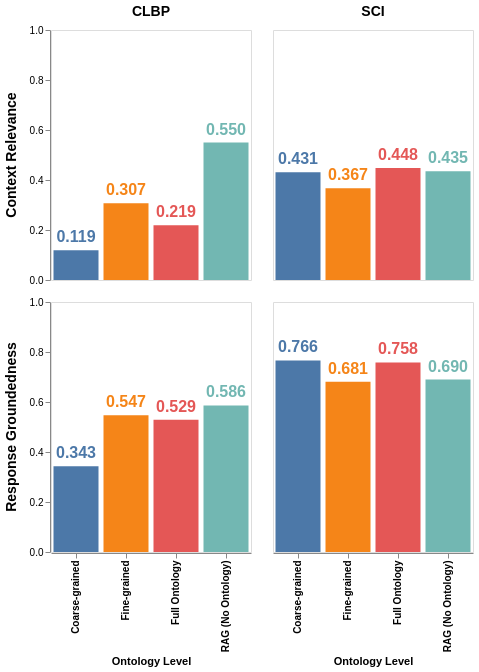

Here is the notebook cell this chart was saved with:
### Code cell
base = altair.Chart(combined_df).encode(
    x=altair.X('Ontology:N', title='Ontology Level', axis=altair.Axis(labelFontWeight='bold')),
    y=altair.Y('Score:Q', title=None, scale=altair.Scale(domain=[0, 1]), axis=altair.Axis(grid=False)),
    color=altair.Color('Ontology:N', title='Ontology Level', legend=None, scale=altair.Scale(scheme='tableau10'))
)

bars = base.mark_bar()

text = base.mark_text(
    align='center',
    baseline='bottom',
    dy=-5,
    fontWeight='bold',
    color='black',
    fontSize=16
).encode(
    text=altair.Text('Score:Q', format='.3f')
)

combined_chart = (bars + text).properties(
    width=200,
    height=250
).facet(
    column=altair.Column('Domain:N', title=None, header=altair.Header(labelFontWeight='bold', labelFontSize=14)),
    row=altair.Row('Metric:N', title=None, header=altair.Header(labelFontWeight='bold', labelFontSize=14))
)

combined_chart

### Figure 1 — Vega-Lite specification as saved in the notebook (floating-point values rounded to 4 significant figures)
{"config": {"view": {"continuousWidth": 300, "continuousHeight": 300}}, "data": {"name": "data-b03b3ece25b1386e79a43c2e8ed42d46"}, "facet": {"column": {"field": "Domain", "header": {"labelFontSize": 14, "labelFontWeight": "bold"}, "title": null, "type": "nominal"}, "row": {"field": "Metric", "header": {"labelFontSize": 14, "labelFontWeight": "bold"}, "title": null, "type": "nominal"}}, "spec": {"layer": [{"mark": {"type": "bar"}, "encoding": {"color": {"field": "Ontology", "legend": null, "scale": {"scheme": "tableau10"}, "title": "Ontology Level", "type": "nominal"}, "x": {"axis": {"labelFontWeight": "bold"}, "field": "Ontology", "title": "Ontology Level", "type": "nominal"}, "y": {"axis": {"grid": false}, "field": "Score", "scale": {"domain": [0, 1]}, "title": null, "type": "quantitative"}}}, {"mark": {"type": "text", "align": "center", "baseline": "bottom", "color": "black", "dy": -5, "fontSize": 16, "fontWeight": "bold"}, "encoding": {"color": {"field": "Ontology", "legend": null, "scale": {"scheme": "tableau10"}, "title": "Ontology Level", "type": "nominal"}, "text": {"field": "Score", "format": ".3f", "type": "quantitative"}, "x": {"axis": {"labelFontWeight": "bold"}, "field": "Ontology", "title": "Ontology Level", "type": "nominal"}, "y": {"axis": {"grid": false}, "field": "Score", "scale": {"domain": [0, 1]}, "title": null, "type": "quantitative"}}}], "height": 250, "width": 200}, "$schema": "https://vega.github.io/schema/vega-lite/v5.20.1.json", "datasets": {"data-b03b3ece25b1386e79a43c2e8ed42d46": [{"Domain": "CLBP", "Ontology": "Full Ontology", "Metric": "Response Groundedness", "Score": 0.5293}, {"Domain": "CLBP", "Ontology": "Fine-grained", "Metric": "Response Groundedness", "Score": 0.5466}, {"Domain": "CLBP", "Ontology": "Coarse-grained", "Metric": "Response Groundedness", "Score": 0.3431}, {"Domain": "CLBP", "Ontology": "RAG (No Ontology)", "Metric": "Response Groundedness", "Score": 0.5862}, {"Domain": "SCI", "Ontology": "Full Ontology", "Metric": "Response Groundedness", "Score": 0.7581}, {"Domain": "SCI", "Ontology": "Fine-grained", "Metric": "Response Groundedness", "Score": 0.6815}, {"Domain": "SCI", "Ontology": "Coarse-grained", "Metric": "Response Groundedness", "Score": 0.7661}, {"Domain": "SCI", "Ontology": "RAG (No Ontology)", "Metric": "Response Groundedness", "Score": 0.6895}, {"Domain": "CLBP", "Ontology": "Full Ontology", "Metric": "Context Relevance", "Score": 0.219}, {"Domain": "CLBP", "Ontology": "Fine-grained", "Metric": "Context Relevance", "Score": 0.3069}, {"Domain": "CLBP", "Ontology": "Coarse-grained", "Metric": "Context Relevance", "Score": 0.119}, {"Domain": "CLBP", "Ontology": "RAG (No Ontology)", "Metric": "Context Relevance", "Score": 0.55}, {"Domain": "SCI", "Ontology": "Full Ontology", "Metric": "Context Relevance", "Score": 0.4476}, {"Domain": "SCI", "Ontology": "Fine-grained", "Metric": "Context Relevance", "Score": 0.3669}, {"Domain": "SCI", "Ontology": "Coarse-grained", "Metric": "Context Relevance", "Score": 0.4315}, {"Domain": "SCI", "Ontology": "RAG (No Ontology)", "Metric": "Context Relevance", "Score": 0.4355}]}}
